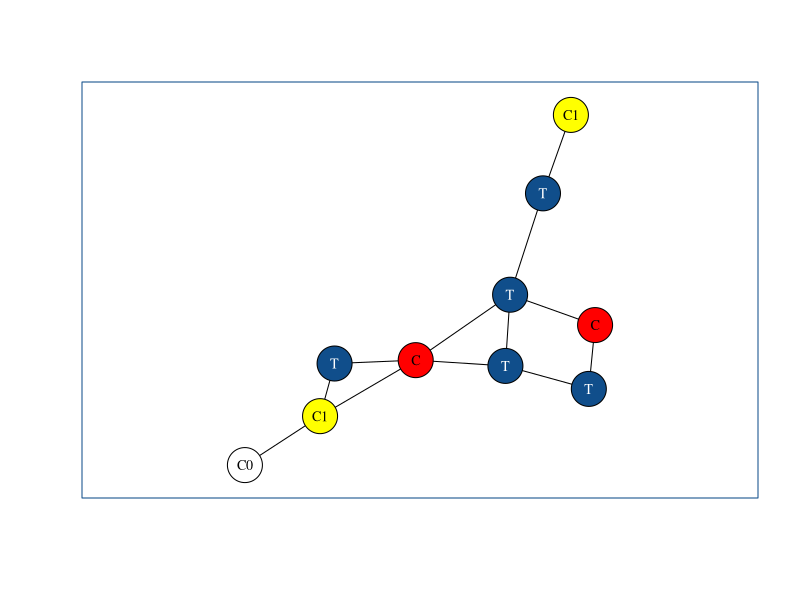
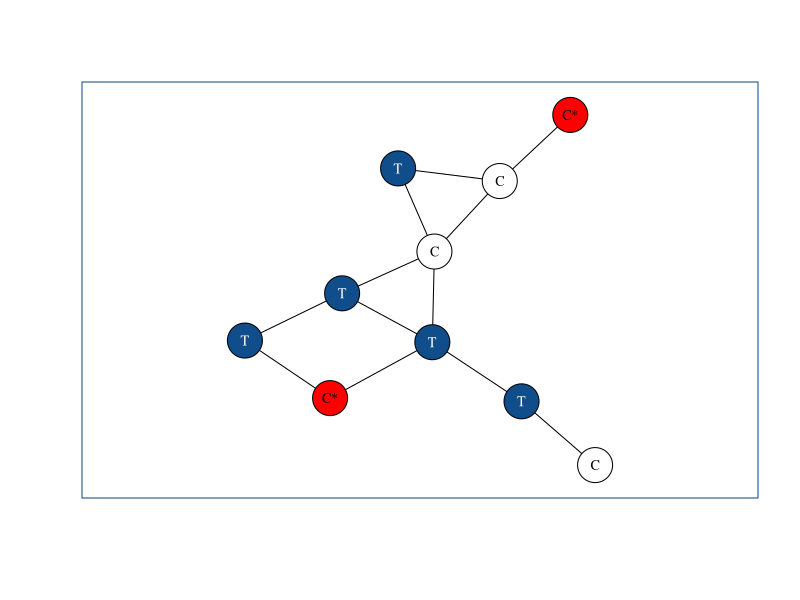

The R source for these figures, in order:
####
## Creating dummy network for poster
####

rm(list=ls())
library(igraph)

# Creating adjacency matrix
adj.mat <- matrix(0, 10, 10)
adj.mat[1,2] <- adj.mat[2,1] <- 1

adj.mat[2,3] <- adj.mat[3,2] <- 1
adj.mat[2,4] <- adj.mat[4,2] <- 1
adj.mat[3,4] <- adj.mat[4,3] <- 1
adj.mat[4,5] <- adj.mat[5,4] <- 1
adj.mat[4,6] <- adj.mat[6,4] <- 1
adj.mat[5,6] <- adj.mat[6,5] <- 1
adj.mat[5,8] <- adj.mat[8,5] <- 1
adj.mat[5,9] <- adj.mat[9,5] <- 1
adj.mat[6,7] <- adj.mat[7,6] <- 1
adj.mat[7,8] <- adj.mat[8,7] <- 1
adj.mat[9,10] <- adj.mat[10,9] <- 1

# Assigning treatment/control to nodes as an attribute
nodes <- as.data.frame(c("C0","C1","T","C","T","T","T","C","T","C1"))

# Defining some reference vectors for plotting
vertcols <- c("dodgerblue4","white","yellow","red")
labcols <- c("white","black","black","black")
categories <- c("T","C0","C1","C")

# Plotting
net <- graph.adjacency(adj.mat, mode = "undirected")

cols <- vertcols[match(as.character(nodes[,1]),categories)]
lcols <- labcols[match(as.character(nodes[,1]),categories)]

set.seed(5)
plot(net, vertex.color = cols, vertex.size = 20,
     vertex.label = as.character(nodes[,1]),
     vertex.label.color = lcols, vertex.label.cex = .85,
     edge.color = "black",
     layout=layout.fruchterman.reingold)
box(which = "plot", col = "dodgerblue4")

# Below commands not used because border wasn't saving in the output
# Manually saved a pdf named Dummy_network.pdf
pdf("Dummy_network_plot.pdf")
plot(net,vertex.color = cols, vertex.size = 15, vertex.label = as.character(nodes[,1]),
     vertex.label.color = lcols, vertex.label.cex = .85,
     edge.color = "black",
     layout=layout.fruchterman.reingold)
box(which = "figure", col = "black")
dev.off()


####
## Creating dummy network for knn illustration
####

rm(list=ls())
library(igraph)

# Creating adjacency matrix
adj.mat <- matrix(0, 10, 10)
adj.mat[1,2] <- adj.mat[2,1] <- 1

adj.mat[2,3] <- adj.mat[3,2] <- 1
adj.mat[2,4] <- adj.mat[4,2] <- 1
adj.mat[3,4] <- adj.mat[4,3] <- 1
adj.mat[4,5] <- adj.mat[5,4] <- 1
adj.mat[4,6] <- adj.mat[6,4] <- 1
adj.mat[5,6] <- adj.mat[6,5] <- 1
adj.mat[5,8] <- adj.mat[8,5] <- 1
adj.mat[5,9] <- adj.mat[9,5] <- 1
adj.mat[6,7] <- adj.mat[7,6] <- 1
adj.mat[7,8] <- adj.mat[8,7] <- 1
adj.mat[9,10] <- adj.mat[10,9] <- 1

# Assigning treatment/control to nodes as an attribute
nodes <- as.data.frame(c("C*","C","T","C","T","T","T","C*","T","C"))

# Defining some reference vectors for plotting
vertcols <- c("dodgerblue4","red","white")
labcols <- c("white","black","black")
categories <- c("T","C*","C")

# Plotting
net <- graph.adjacency(adj.mat, mode = "undirected")

cols <- vertcols[match(as.character(nodes[,1]),categories)]
lcols <- labcols[match(as.character(nodes[,1]),categories)]

set.seed(5)
plot(net, vertex.color = cols, vertex.size = 20,
     vertex.label = as.character(nodes[,1]),
     vertex.label.color = lcols, vertex.label.cex = .85,
     edge.color = "black",
     layout=layout.kamada.kawai)
box(which = "plot", col = "dodgerblue4")

# Below commands not used because border wasn't saving in the output
# Manually saved a pdf named Dummy_network.pdf
pdf("knn_network_plot.pdf")
plot(net, vertex.color = cols, vertex.size = 20,
     vertex.label = as.character(nodes[,1]),
     vertex.label.color = lcols, vertex.label.cex = .85,
     edge.color = "black",
     layout=layout.kamada.kawai)
box(which = "plot", col = "dodgerblue4")
dev.off()
